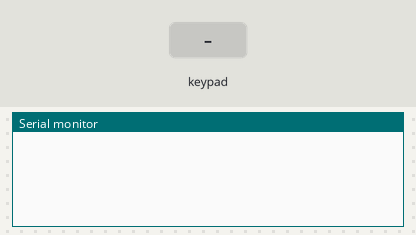
Recording of a sketch running on a simulated ESP32. Parts: the last lines printed to the serial monitor. The inputs (shaded band) are chosen by the test bench.

Above: at 1.2 s.
1.3 s: key '1' pressed
At 2.5 s:
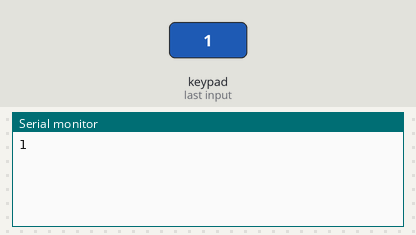
2.8 s: keypad keys 1 8 1 9 2 3 5 # pressed 0.4 s apart
At 7.1 s:
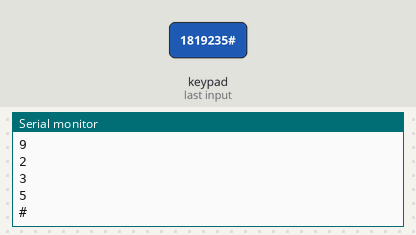
7.5 s: key 'A' pressed
At 8.6 s:
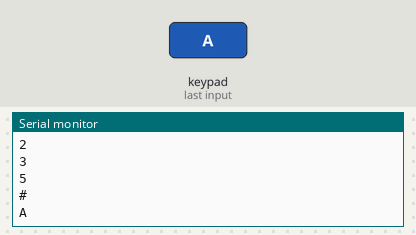
9.0 s: keypad keys 1 8 1 9 2 3 5 * pressed 0.4 s apart
At 13.1 s:
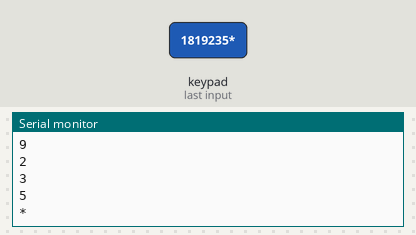
13.7 s: key 'B' pressed
At 14.2 s:
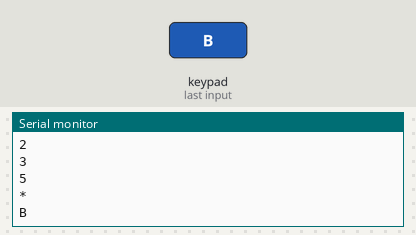
15.2 s: keypad keys 1 8 1 9 2 3 5 D pressed 0.4 s apart
At 19.1 s:
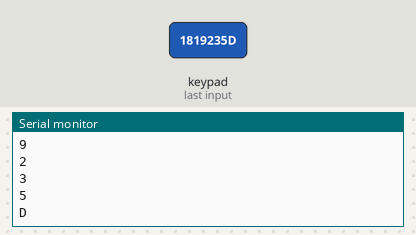
Timing chart, 0 to 20.6 s (numbered marks = the images above; inputs shaded):
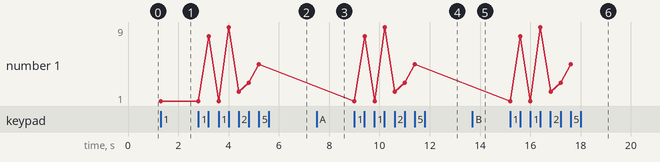

The sketch:

key4x4_test.ino
```cpp
#include <Keypad.h>

const byte ROWS = 4; // Số hàng
const byte COLS = 4; // Số cột

// Định nghĩa layout của bàn phím
char keys[ROWS][COLS] = {
  {'1', '2', '3', 'A'},
  {'4', '5', '6', 'B'},
  {'7', '8', '9', 'C'},
  {'*', '0', '#', 'D'}
};

// trên esp32 từ chân 1-8
// cột: 1-4 {14, 15, 16, 17}
// hàng: 5-8 {18, 19, 23, 5}
byte rowPins[ROWS] = {18, 19, 23, 5}; // Các chân kết nối với các hàng
byte colPins[COLS] = {14, 15, 16, 17}; // Các chân kết nối với các cột

Keypad keypad = Keypad(makeKeymap(keys), rowPins, colPins, ROWS, COLS);

void setup() {
  Serial.begin(115200);
}

void loop() {
  char key = keypad.getKey();

  if (key) {
    Serial.println(key);
  }
}
```

Measured:
- after the input at 1.3 s, the serial monitor: prints a new line at once (image 1)
- after the input at 2.8 s, the serial monitor: prints a new line after 0.41 s (image 2)
- after the input at 7.5 s, the serial monitor: prints a new line at once (image 3)
- after the input at 9.0 s, the serial monitor: prints a new line at once (image 4)
- after the input at 13.7 s, the serial monitor: prints a new line at once (image 5)
- after the input at 15.2 s, the serial monitor: prints a new line at once (image 6)
- plotted number 1: 1 → 5 after the input at 2.8 s
